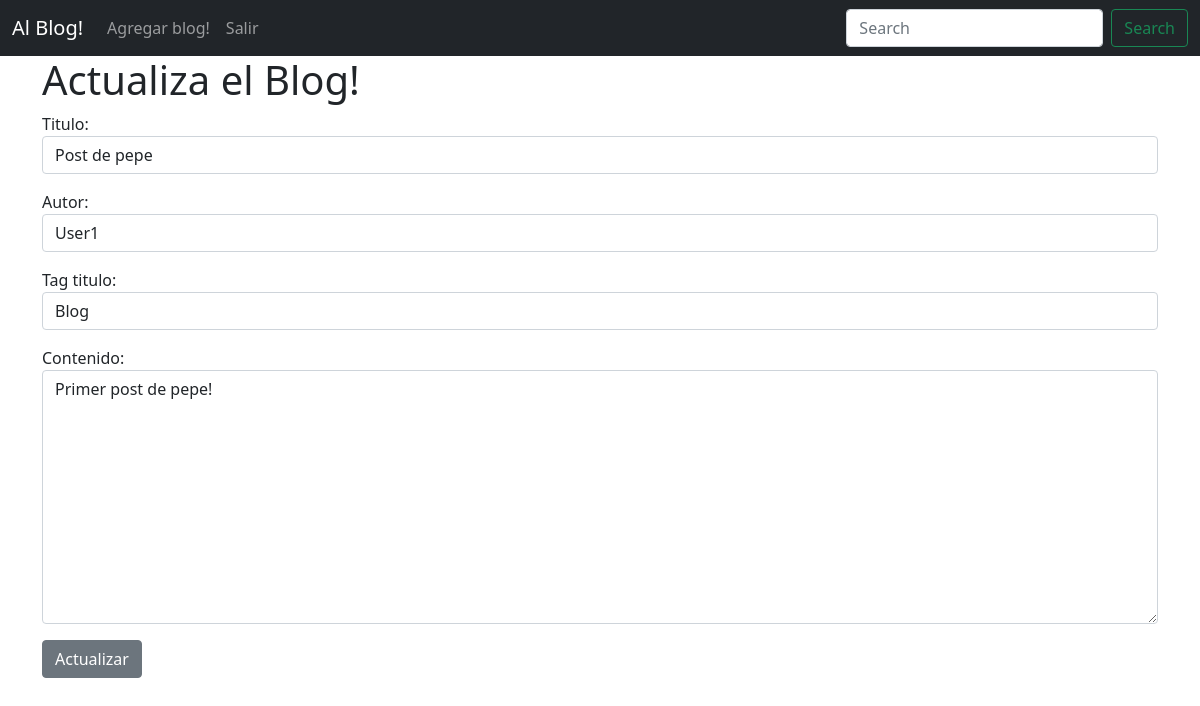
Page /article/edit/2 (signed in) on the committed database.
### BlogApp/models.py (models this page shows, shortened)
class Post(models.Model):
    titulo = models.CharField(max_length=255)
    tag_titulo = models.CharField(max_length=255, default="Blog")
    autor = models.ForeignKey(User, on_delete=models.CASCADE)
    contenido = models.TextField()
    fecha_publicacion = models.DateField(auto_now_add=True)

### BlogApp/views.py (the view)
# urls.py: path('article/edit/<int:pk>', PostUpdateView.as_view(), name="update_post"),
class PostUpdateView(UpdateView):
    model = Post
    form_class = EditForm
    template_name = 'blog/update_post.html'

### BlogApp/forms.py
class EditForm(forms.ModelForm):
    class Meta:
        model = Post
        fields = ('titulo','autor','tag_titulo', 'contenido')
        widgets = {
            'titulo': forms.TextInput(attrs={'class': 'form-control'}),
            'tag_titulo': forms.TextInput(attrs={'class': 'form-control'}),
            'autor': forms.Select(attrs={'class': 'form-control'}),
            'contenido': forms.Textarea(attrs={'class': 'form-control'}),
            'fecha_publicacion': forms.DateInput(attrs={'class': 'form-control'})
        }

### BlogApp/templates/blog/update_post.html (shortened to what this page needs)
{% extends 'blog/base.html' %}
{% block content %}
    {% if user.is_authenticated %}
        <h1>Actualiza el Blog! </h1>
        <form method='POST'>
        {{ form.as_p }}
        <button class="btn btn-secondary">Actualizar </button>
        </form>
    {% else %}
        <h2>No has iniciado sesion! :)</h2>
    {% endif %}
{% endblock %}

### rows in the picture
Post: titulo "Post de pepe", autor "User1", tag_titulo "Blog", contenido "Primer post de pepe!"
